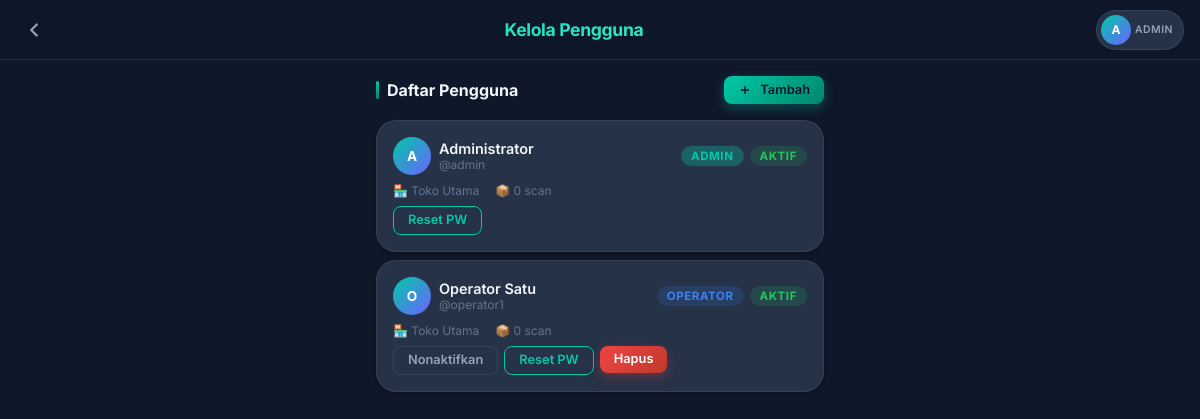
The page /pages/users.php (signed in) on the database its author committed.
### tables this page shows
CREATE TABLE IF NOT EXISTS `users` (
  `id` INT AUTO_INCREMENT PRIMARY KEY,
  `username` VARCHAR(50) NOT NULL UNIQUE,
  `password` VARCHAR(255) NOT NULL,
  `nama` VARCHAR(100) NOT NULL,
  `role` ENUM('admin','operator') NOT NULL DEFAULT 'operator',
  `toko` VARCHAR(100) DEFAULT 'Toko Utama',
  `active` TINYINT(1) NOT NULL DEFAULT 1,
  `last_login` TIMESTAMP NULL,
  `created_at` TIMESTAMP DEFAULT CURRENT_TIMESTAMP
);

### includes/auth.php (called while the page is built, shortened)
<?php
function isLoggedIn(): bool {
    return isset($_SESSION['user_id']) && !empty($_SESSION['user_id']);
}
function currentUser(): array {
    return [
        'id'       => $_SESSION['user_id'] ?? 0,
        'username' => $_SESSION['username'] ?? '',
        'nama'     => $_SESSION['nama'] ?? '',
        'role'     => $_SESSION['role'] ?? 'operator',
        'toko'     => $_SESSION['toko'] ?? 'Toko Utama',
    ];
}

### pages/users.php (the view, shortened to what this page needs)
<?php
require_once __DIR__ . '/../includes/auth.php';
$db = getDB();
$users = $db->query("SELECT u.*, (SELECT COUNT(*) FROM scans WHERE user_id = u.id) as total_scans, u.last_login FROM users u ORDER BY u.role, u.nama")->fetchAll();
include __DIR__ . '/../includes/header.php';
?>
<div class="page-container">
    <div style="display:flex;justify-content:space-between;align-items:center;margin-bottom:var(--space-md)">
        <div class="section-title" style="margin-bottom:0">
            <span class="section-title-accent"></span>
            Daftar Pengguna
        </div>
        <button class="btn btn-primary btn-sm ripple-btn" onclick="openModal('addUserModal')">
            <svg width="14" height="14" viewBox="0 0 24 24" fill="none" stroke="currentColor" stroke-width="2.5"><line x1="12" y1="5" x2="12" y2="19"/><line x1="5" y1="12" x2="19" y2="12"/></svg>
            Tambah
        </button>
    </div>
    <div style="display:flex;flex-direction:column;gap:var(--space-sm)">
        <?php foreach ($users as $u): ?>
        <div class="card" style="padding:var(--space-md);animation:fadeInUp 0.3s ease">
            <div style="display:flex;justify-content:space-between;align-items:center;margin-bottom:var(--space-sm)">
                <div style="display:flex;align-items:center;gap:var(--space-sm)">
                    <div class="user-avatar" style="width:38px;height:38px;font-size:0.85rem">
                        <?= strtoupper(substr($u['nama'], 0, 1)) ?>
                    </div>
                    <div>
                        <div style="font-weight:600;font-size:0.9rem"><?= htmlspecialchars($u['nama']) ?></div>
                        <div style="font-size:0.75rem;color:var(--text-muted)">@<?= htmlspecialchars($u['username']) ?></div>
                    </div>
                </div>
                <div style="display:flex;gap:6px;align-items:center">
                    <span class="badge <?= $u['role'] === 'admin' ? 'badge-primary' : 'badge-info' ?>"><?= ucfirst($u['role']) ?></span>
                    <span class="badge <?= $u['active'] ? 'badge-success' : 'badge-danger' ?>"><?= $u['active'] ? 'Aktif' : 'Nonaktif' ?></span>
                </div>
            </div>
            <div style="font-size:0.75rem;color:var(--text-muted);margin-bottom:var(--space-sm);display:flex;gap:var(--space-md)">
                <span>🏪 <?= htmlspecialchars($u['toko']) ?></span>
                <span>📦 <?= $u['total_scans'] ?> scan</span>
            </div>
            <div style="display:flex;gap:6px;flex-wrap:wrap">
                <?php if ($u['id'] !== $user['id']): ?>
                <form method="POST" style="display:inline">
                    <button class="btn btn-ghost btn-sm" type="submit">
                        <?= $u['active'] ? 'Nonaktifkan' : 'Aktifkan' ?>
                    </button>
                </form>
                <?php endif; ?>
                <button class="btn btn-outline btn-sm" onclick="openResetPw(<?= $u['id'] ?>, '<?= htmlspecialchars($u['nama']) ?>')">
                    Reset PW
                </button>
                <?php if ($u['id'] !== $user['id']): ?>
                <form method="POST" style="display:inline" onsubmit="return confirm('Hapus pengguna <?= htmlspecialchars($u['nama']) ?>?')">
                    <button class="btn btn-danger btn-sm" type="submit">Hapus</button>
                </form>
                <?php endif; ?>
            </div>
        </div>
        <?php endforeach; ?>
    </div>
</div>
<?php include __DIR__ . '/../includes/footer.php'; ?>

### includes/header.php (shortened to what this page needs)
<?php
$user = currentUser();
$darkMode = '1';
if (isLoggedIn()) {
    try {
        $db = getDB();
        $stmt = $db->prepare("SELECT setting_value FROM settings WHERE user_id = ? AND setting_key = 'dark_mode'");
        $stmt->execute([$user['id']]);
        $row = $stmt->fetch();
        if ($row) $darkMode = $row['setting_value'];
    } catch (Exception $e) {  }
}
$currentPage = basename($_SERVER['PHP_SELF'], '.php');
$bodyClass = $darkMode === '1' ? 'dark-mode' : 'light-mode';
?>
<!DOCTYPE html>
<html lang="id" data-theme="<?= $darkMode === '1' ? 'dark' : 'light' ?>">
<head>
    <link rel="stylesheet" href="<?= APP_URL ?>/css/style.css">
    <link rel="stylesheet" href="<?= APP_URL ?>/css/animations.css">
</head>
<body class="<?= $bodyClass ?>" data-dark="<?= $darkMode ?>">
<?php if (isLoggedIn()): ?>
<nav class="navbar" id="mainNavbar">
    <div class="navbar-left">
        <?php if ($currentPage !== 'dashboard'): ?>
        <button class="btn-icon" onclick="history.back()" aria-label="Kembali" id="btnBack">
            <svg xmlns="http://www.w3.org/2000/svg" width="22" height="22" viewBox="0 0 24 24" fill="none" stroke="currentColor" stroke-width="2.5" stroke-linecap="round" stroke-linejoin="round"><polyline points="15 18 9 12 15 6"></polyline></svg>
        </button>
        <?php endif; ?>
    </div>
    <div class="navbar-center">
        <h1 class="navbar-title"><?= htmlspecialchars(PAGE_TITLE) ?></h1>
    </div>
    <div class="navbar-right">
        <div class="user-badge" onclick="toggleUserMenu()" id="userBadge">
            <div class="user-avatar"><?= strtoupper(substr($user['nama'], 0, 1)) ?></div>
            <div class="user-info">
                <span class="user-role"><?= $user['role'] === 'admin' ? 'Admin' : 'Operator' ?></span>
            </div>
        </div>
    </div>
</nav>
<?php endif; ?>
<main class="main-content" id="mainContent">

### includes/footer.php (shortened to what this page needs)
</main>
</body>
</html>

### css/animations.css (style rules this page uses)
.page-enter { animation: fadeInUp 0.35s cubic-bezier(0.4, 0, 0.2, 1) both; }
.ripple-btn { position: relative; overflow: hidden; }
.ripple-btn::after { content: ''; position: absolute; width: 100%; height: 100%; background: rgba(255,255,255,0.15); border-radius: 50%; transform: scale(0); pointer-events: none; }

### rows shown on the page
users: nama "A", nama "Administrator", username "admin", role "ADMIN", active "AKTIF", toko "Toko Utama", total_scans "0"
users: nama "O", nama "Operator Satu", username "operator1", role "OPERATOR", active "AKTIF", toko "Toko Utama", total_scans "0"

### other values the page prints
PAGE_TITLE "Kelola Pengguna"
